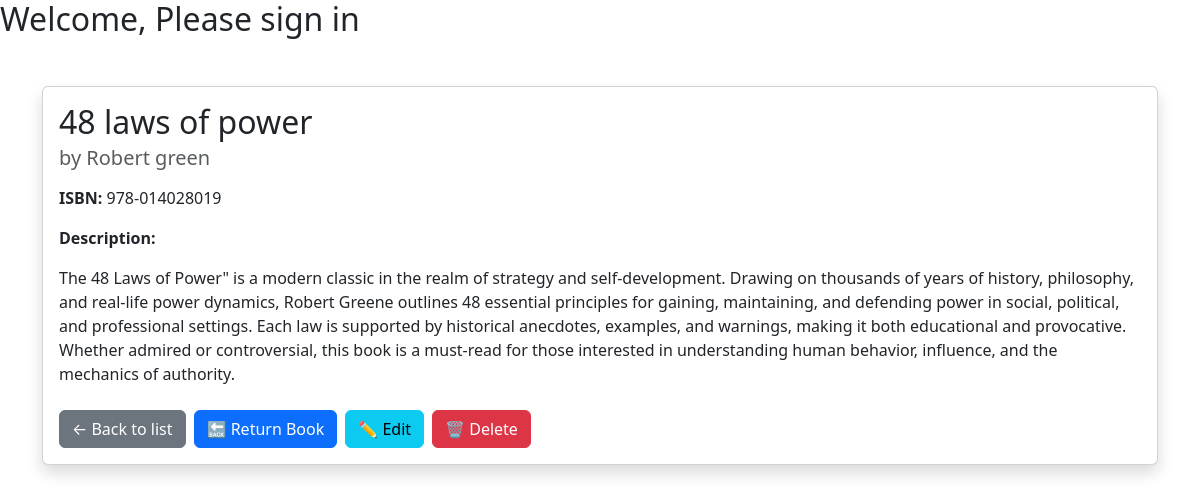
/library/book_detail/4/ (signed in), run on the app's committed database.
### library_app/models.py (models this page shows, shortened)
class Book(models.Model):
    title = models.CharField(max_length=255)
    author = models.CharField(max_length=255)
    isbn = models.CharField(max_length=13, unique=True)
    category = models.CharField(max_length=100)
    description = models.TextField(blank=True)  # NEW field
    total_copies = models.PositiveIntegerField()
    available_copies = models.PositiveIntegerField()
    added_by = models.ForeignKey(User, on_delete=models.SET_NULL, null=True, blank=True)  # NEW field
    publisher = models.ForeignKey('Publisher', on_delete=models.SET_NULL, null=True, blank=True)  # NEW field
    created_at = models.DateTimeField(auto_now_add=True)
    updated_at = models.DateTimeField(auto_now=True)

### library_app/views.py (the view)
# urls.py: path('book_detail/<int:id>/', book_detail, name='book_detail'),
@login_required
def book_detail(request, id):
    book = get_object_or_404(Book, id=id)
    issued_book = IssuedBook.objects.filter(
        user=request.user,
        book=book,
        return_date__isnull=True
    ).first()
    context = {
        'book': book,
        'issued_book': issued_book,
        'title': "Book Detail",
        'current_year': timezone.now().year,
    }
    return render(request, 'library_app/book_detail.html', context)

### library_app/templates/library_app/book_detail.html (shortened to what this page needs)
{% extends 'base.html' %}
{% block content %}
<div class="container mt-5">
  <div class="card shadow">
    <div class="card-body">
      <h2 class="card-title">{{ book.title }}</h2>
      <h5 class="card-subtitle mb-3 text-muted">by {{ book.author }}</h5>
      <p><strong>ISBN:</strong> {{ book.isbn }}</p>
      {% if book.description %}
        <p><strong>Description:</strong></p>
        <p>{{ book.description }}</p>
      {% else %}
        <p><em>No description provided.</em></p>
      {% endif %}
      <div class="mt-4 d-flex gap-2 flex-wrap">
        <a href="{% url 'book_list' %}" class="btn btn-secondary btn-simple">
          ← Back to list
        </a>
        {% if user.is_authenticated %}
          {% if issued_book %}
            <a href="{% url 'return_book' issued_book.id %}" class="btn btn-primary btn-simple">
              🔙 Return Book
            </a>
          {% else %}
            <a href="{% url 'request_book' book.id %}" class="btn btn-success btn-simple">
              ➕ Request Book
            </a>
          {% endif %}
        {% else %}
          <p><a href="{% url 'login' %}">Log in</a> to request books.</p>
        {% endif %}
        {% if user.is_staff %}
          <a href="{% url 'book_update' book.id %}" class="btn btn-info btn-simple">
            ✏️ Edit
          </a>
          <a href="{% url 'book_delete' book.id %}" class="btn btn-danger btn-simple">
            🗑️ Delete
          </a>
        {% endif %}
      </div>
    </div>
  </div>
</div>
{% endblock content %}

### library_app/templates/library_app/book_detail.html (style rules this page uses)
.btn-simple { border-radius: 0.375rem; transition: background-color 0.2s ease, box-shadow 0.2s ease; }

### data on the page
Book: title "48 laws of power", author "Robert green", isbn "978-014028019", description "The 48 Laws of Power\" is a modern classic in the realm of strategy and self-development. Drawing on thousands of years of history, philosophy, and real-life power dynamics, Robert Greene outlines 48 essential principles for gaining, maintaining, and defending power in social, political, and professional settings. Each law is supported by historical anecdotes, examples, and warnings, making it both educational and provocative. Whether admired or controversial, this book is a must-read for those interested in understanding human behavior, influence, and the mechanics of authority."
